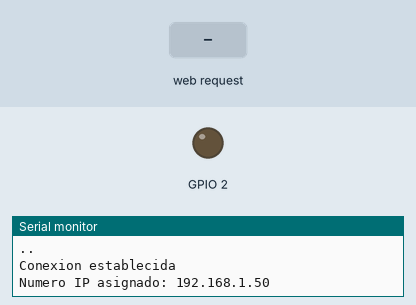
Recording of a program running on a simulated ESP32. On the bench: output pins drawn as LEDs (lit = HIGH), the last lines printed to the serial monitor. The test bench sets the inputs (shaded band). WiFi joins after 1.5 s; servers stay silent unless stated.

Above: at 3.2 s.
3.3 s: HTTP request GET /H received
At 4.5 s:
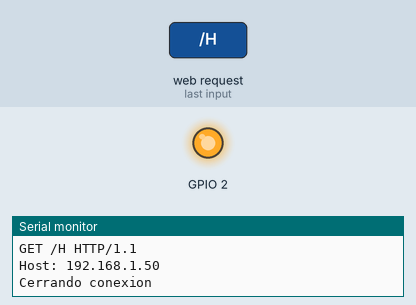
4.8 s: HTTP request GET /L received
At 5.6 s:
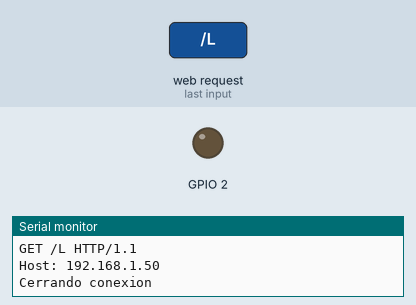
Timing chart, 0 to 7.8 s (numbered marks = the images above; inputs shaded):
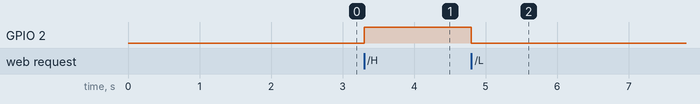

The program:

main.cpp
```cpp
#include <Arduino.h>
#include "libwifi.h"
#include <WiFi.h>

const char * ssid = "covid";
const char * password = "abc12345";
const int puerto = 80;
WiFiServer servidor(puerto);  //ACT. 7

/**
 * @brief
 *
 */
void setup() {
  pinMode(2, OUTPUT);
  Serial.begin(115200);
  Serial.println("Inicializando dispositivo");
  conectarWifi(ssid, password);
  servidor.begin();
}


/**
 * @brief
 *
 */
void loop() {

  WiFiClient cliente = servidor.available();

  if(cliente){
    String mensaje="";
    Serial.println("Se conecto un cliente");
    while(cliente.connected()){
       if(cliente.available()){
        char letra = cliente.read();
        Serial.print(letra);
        if(letra == '\n'){
          if(mensaje.length()==0){
              cliente.println("HTTP/1.1 200 OK");
              cliente.println("Content-type:text/html");
              cliente.println();

              cliente.println("Haga clic <a href=\"/H\">aqui</a> para encender el LED <br>");
              cliente.println("Haga clic  <a href=\"/L\">aqui</a> para apagar el LED");
              cliente.println();
              break;
          } else {
            mensaje="";
          }
        } else if (letra != '\r'){
             mensaje+=letra;
        }

        if(mensaje.endsWith("GET /H")){
           digitalWrite(2, HIGH);
        }
        else if(mensaje.endsWith("GET /L")){
          digitalWrite(2, LOW);
        }
       }
    }
    Serial.println("Cerrando conexion");
    cliente.stop();
  }
}
```

libwifi.cpp
```cpp
#include <Arduino.h>
#include "libwifi.h"
#include <WiFi.h>


void conectarWifi(const char * ssid, const char * password){
  WiFi.begin(ssid, password);
  Serial.println("Estableciendo vinculo con el AP.");
  while(WiFi.status() != WL_CONNECTED){
    Serial.print(".");
    delay(1000);
  }
  Serial.println("\r\nConexion establecida");
  Serial.print("Numero IP asignado: ");
  Serial.println(WiFi.localIP()); //Imprime el numero IP
}

String getTipoCifrado(wifi_auth_mode_t tipoCifrado) {

  switch (tipoCifrado) {
    case (WIFI_AUTH_OPEN):
      return "Open";
    case (WIFI_AUTH_WEP):
      return "WEP";
    case (WIFI_AUTH_WPA_PSK):
      return "WPA_PSK";
    case (WIFI_AUTH_WPA2_PSK):
      return "WPA2_PSK";
    case (WIFI_AUTH_WPA_WPA2_PSK):
      return "WPA_WPA2_PSK";
    case (WIFI_AUTH_WPA2_ENTERPRISE):
      return "WPA2_ENTERPRISE";
  }
}

void scanNetworks() {

  int numberOfNetworks = WiFi.scanNetworks();

  Serial.print("Numero de redes encontradas: ");
  Serial.println(numberOfNetworks);

  for (int i = 0; i < numberOfNetworks; i++) {

    Serial.print("Nombre de red: ");
    Serial.println(WiFi.SSID(i));

    Serial.print("Fuerza de la señal: ");
    Serial.println(WiFi.RSSI(i));

    Serial.print("Direccion MAC: ");
    Serial.println(WiFi.BSSIDstr(i));

    Serial.print("Tipo de cifrado: ");
    String tipoCifradoDescription = getTipoCifrado(WiFi.encryptionType(i));
    Serial.println(tipoCifradoDescription);
    Serial.println("-----------------------");

  }
}
```

libwifi.h
```cpp
#include <WiFi.h>
void conectarWifi(const char * ssid, const char * password);
void scanNetworks();
String getTipoCifrado(wifi_auth_mode_t tipoCifrado);
```

Measured:
- after the input at 3.3 s, GPIO 2: LOW → HIGH at once
- after the input at 4.8 s, GPIO 2: HIGH → LOW at once
